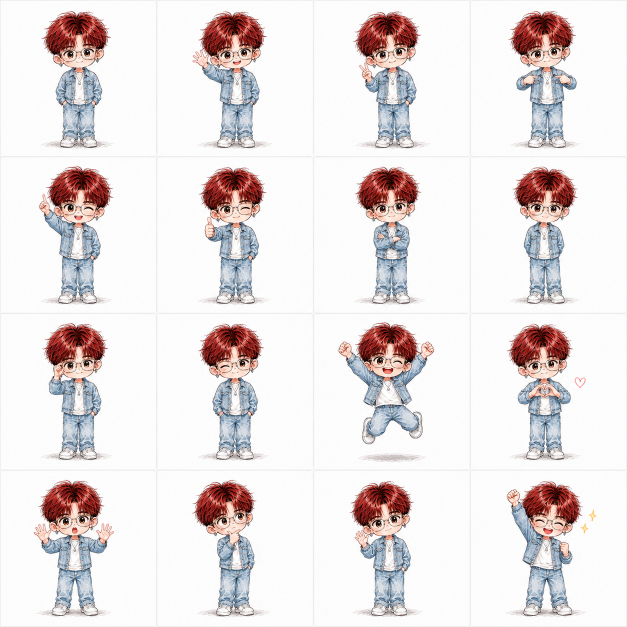
#> input picture assets/animate_raw/YC_Pose.png, 1254 x 1254 px (shown at 1/2 size)
$ python split_grid.py
#> lines starting #> are read from the running program, lines starting #| are printed output that depends on the picture
#!/usr/bin/env python3
"""Split a 4x4 sticker sheet into individual transparent-background poses.

Picks 8 of the 16 cells, removes the white background via edge flood-fill
(interior whites like shirt/shoes stay opaque because the dark outline encloses
them), and writes uniform square PNGs that drop straight into the hero portrait.

Re-run after replacing the source sheet:
    python3 scripts/split_grid.py
"""
from PIL import Image, ImageDraw
from pathlib import Path

ROOT = Path(__file__).resolve().parent.parent
SRC = ROOT / "assets/animate_raw/YC_Pose.png"
OUT_DIR = ROOT / "app/public/assets/stickers"

GRID = 4
CANVAS = 314          # uniform output size so every pose aligns identically
THRESH = 52           # flood-fill tolerance: eats white + soft shadow, keeps denim
SENT = (255, 0, 255)  # magenta sentinel for "this was background"

# (row, col) -> output name.  Hand-picked for variety; first is the calm default.
PICKS = [
    ((0, 0), "yc-stand"),   # hands in pockets, neutral
    ((0, 1), "yc-wave"),    # waving hello
    ((0, 2), "yc-peace"),   # peace sign
    ((1, 1), "yc-thumb"),   # thumbs up + wink
    ((1, 2), "yc-cross"),   # arms crossed
    ((2, 2), "yc-jump"),    # jumping, arms up
    ((2, 3), "yc-heart"),   # heart hands
    ((3, 3), "yc-cheer"),   # fist up + sparkles
]


def remove_bg(cell: Image.Image) -> Image.Image:
    im = cell.convert("RGB")
    w, h = im.size
    seeds = []
    for t in range(0, w, 10):
        seeds += [(t, 0), (t, h - 1)]
    for t in range(0, h, 10):
        seeds += [(0, t), (w - 1, t)]
    for s in seeds:
        if im.getpixel(s) != SENT:
            ImageDraw.floodfill(im, s, SENT, thresh=THRESH)
    rgba = im.convert("RGBA")
    px = rgba.load()
    for y in range(h):
        for x in range(w):
            if px[x, y][:3] == SENT:
                px[x, y] = (0, 0, 0, 0)
    return rgba


def main():
    sheet = Image.open(SRC).convert("RGB")
#> sheet is the input picture: PIL image 1254x1254 RGB; mean R, G, B 231.9, 225.5, 225.8
    W, H = sheet.size
#> W = 1254; H = 1254
    xs = [round(i * W / GRID) for i in range(GRID + 1)]
#> xs = [0, 314, 627, 940, 1254]
    ys = [round(i * H / GRID) for i in range(GRID + 1)]
#> ys = [0, 314, 627, 940, 1254]

    OUT_DIR.mkdir(parents=True, exist_ok=True)

    for (r, c), name in PICKS:
        cell = sheet.crop((xs[c], ys[r], xs[c + 1], ys[r + 1]))
        cell = cell.resize((CANVAS, CANVAS), Image.LANCZOS)
        out = remove_bg(cell)
        out.save(OUT_DIR / f"{name}.png")
        print(f"  {name}.png  <- cell ({r},{c})")
#> this loop made 8 passes
#> pass 1, in main, `cell = sheet.crop((xs[c], ys[r], xs[c + 1], ys[r + 1]))`:
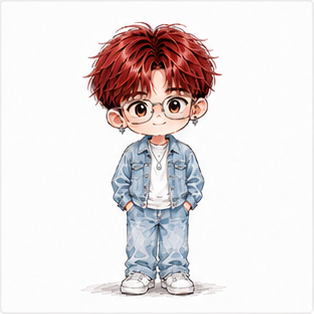
#> cell: PIL image 314x314 RGB; mean R, G, B 231.6, 224.8, 225.1
#> pass 1, in remove_bg, `rgba = im.convert("RGBA")`:
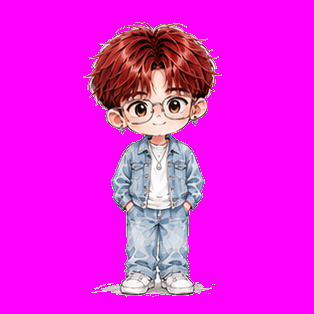
#> rgba: PIL image 314x314 RGBA; mean R, G, B, A 234.1, 31.8, 227.6, 255
#> pass 2, in main, `cell = sheet.crop((xs[c], ys[r], xs[c + 1], ys[r + 1]))`:
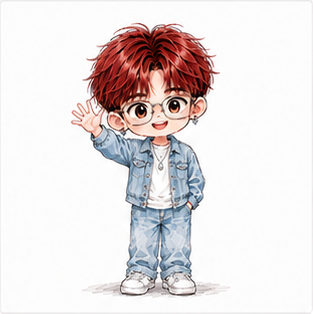
#> cell: PIL image 313x314 RGB; mean R, G, B 230.9, 224, 224.3
#> after the loop:
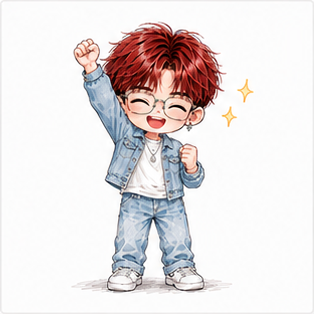
#> cell: PIL image 314x314 RGB; mean R, G, B 231.3, 225.2, 225.5

    print(f"Done: {len(PICKS)} poses -> {OUT_DIR}")


if __name__ == "__main__":
    main()
